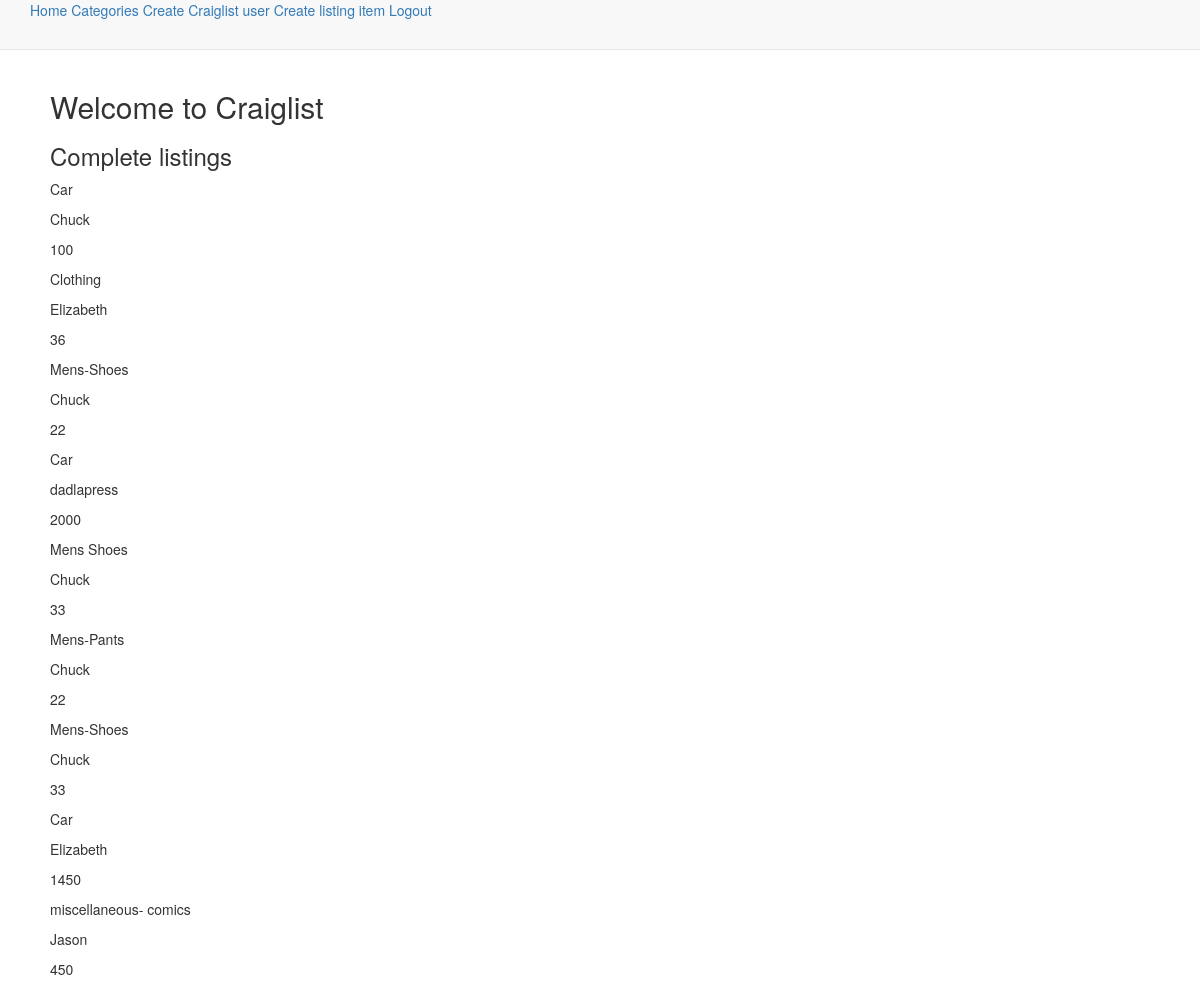
The page / on the database its author committed.
### craigapp/models.py (models this page shows, shortened)
class Listing(models.Model):
    category = models.CharField(max_length=30)
    shopper = models.CharField(max_length=30)
    item_price = models.IntegerField()

### craigapp/views.py (the view)
# urls.py: url(r'^$',IndexView.as_view(), name="index_view"),
class IndexView(ListView):
    template_name = 'index.html'
    model = Listing
    def get_queryset(self):
        return Listing.objects.all()

### templates/index.html
{% extends 'base.html' %}
{% block content %}
<h3>Complete listings</h3>
{% for object in object_list %}
        <p>{{ object.category }}</p>
        <p>{{ object.shopper }}</p>
        <p>{{ object.item_price }}</p>
{% endfor %}
{% endblock %}

### rows shown on the page
Listing: category "Car", shopper "Chuck", item_price "100"
Listing: category "Clothing", shopper "Elizabeth", item_price "36"
Listing: category "Mens-Shoes", shopper "Chuck", item_price "22"
Listing: category "Car", shopper "dadlapress", item_price "2000"
Listing: category "Mens Shoes", shopper "Chuck", item_price "33"
Listing: category "Mens-Pants", shopper "Chuck", item_price "22"
Listing: category "Mens-Shoes", shopper "Chuck", item_price "33"
Listing: category "Car", shopper "Elizabeth", item_price "1450"
Listing: category "miscellaneous- comics", shopper "Jason", item_price "450"
